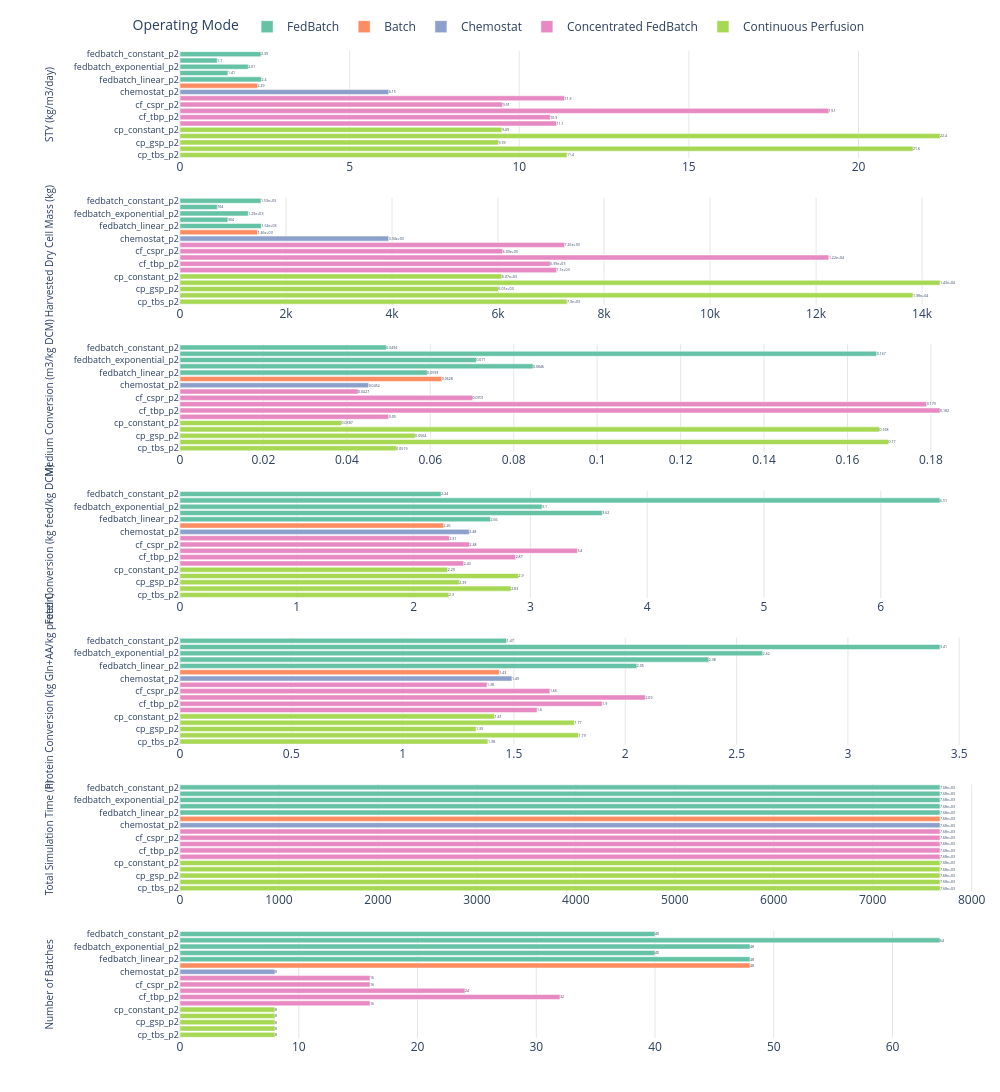

Write notebook code for a chart like this one.
### Markdown cell above
### 4.2 Horizontal KPI bar charts

### Code cell
# Alternative horizontal orientation for better label readability (if labels are long)
import plotly.graph_objects as go
from plotly.subplots import make_subplots

if "plot_cols" not in globals() or not plot_cols:
    raise ValueError("No KPI columns available to plot.")

n_plots = len(plot_cols)
fig = make_subplots(
    rows=n_plots,
    cols=1,
    shared_xaxes=False,
    shared_yaxes=False,
    vertical_spacing=0.04,
)

for row, col in enumerate(plot_cols, start=1):
    for mode in mode_order:
        sub = plot_data_ordered.loc[plot_data_ordered["mode"] == mode, ["short_label", col]].copy()
        sub[col] = sub[col].astype(float)

        fig.add_trace(
            go.Bar(
                x=sub[col],
                y=sub["short_label"],
                orientation="h",
                name=mode,
                marker_color=mode_colors[mode],
                text=[f"{v:.3g}" for v in sub[col]],
                textposition="outside",
                cliponaxis=False,
                showlegend=(row == 1),
                hovertemplate=(
                    "<b>%{y}</b><br>"
                    + f"{KPI_LABELS_MAIN[col]}: "
                    + "%{x:.4g}<br>"
                    + f"Mode: {mode}<extra></extra>"
                ),
            ),
            row=row,
            col=1,
        )

    fig.update_xaxes(
        title_text="",
        row=row,
        col=1,
        showgrid=True,
        gridcolor="rgba(0,0,0,0.10)",
    )
    fig.update_yaxes(
        title_text=KPI_LABELS_MAIN[col],
        title_standoff=18,
        row=row,
        col=1,
        categoryorder="array",
        categoryarray=category_order_horizontal,
        automargin=True,
        tickfont=dict(size=9),
        title_font=dict(size=10),
    )

fig.update_layout(
    height=max(480, 200 * n_plots + 20 * len(plot_data_ordered)),
    width=1000,
    bargap=0.2,
    legend_title_text="Operating Mode",
    legend=dict(
        orientation="h",
        yanchor="bottom",
        y=1.01,
        xanchor="center",
        x=0.4,
    ),
    margin=dict(l=180, r=20, t=20, b=20),
    template="plotly_white",
)

fig.show()

### Figure 1 — Plotly figure (JSON) as saved in the notebook; plotly's stock layout.template omitted (floating-point values rounded to 4 significant figures)
{"data": [{"cliponaxis": false, "hovertemplate": "<b>%{y}</b><br>STY (kg/m3/day): %{x:.4g}<br>Mode: FedBatch<extra></extra>", "marker": {"color": "rgb(102,194,165)"}, "name": "FedBatch", "orientation": "h", "showlegend": true, "text": ["2.39", "1.1", "2.01", "1.41", "2.4"], "textposition": "outside", "type": "bar", "x": [2.387, 1.099, 2.013, 1.412, 2.4], "xaxis": "x", "y": ["fedbatch_constant_p2", "fedbatch_csfr_p2", "fedbatch_exponential_p2", "fedbatch_gsp_p2", "fedbatch_linear_p2"], "yaxis": "y"}, {"cliponaxis": false, "hovertemplate": "<b>%{y}</b><br>STY (kg/m3/day): %{x:.4g}<br>Mode: Batch<extra></extra>", "marker": {"color": "rgb(252,141,98)"}, "name": "Batch", "orientation": "h", "showlegend": true, "text": ["2.29"], "textposition": "outside", "type": "bar", "x": [2.285], "xaxis": "x", "y": ["batch_p2"], "yaxis": "y"}, {"cliponaxis": false, "hovertemplate": "<b>%{y}</b><br>STY (kg/m3/day): %{x:.4g}<br>Mode: Chemostat<extra></extra>", "marker": {"color": "rgb(141,160,203)"}, "name": "Chemostat", "orientation": "h", "showlegend": true, "text": ["6.15"], "textposition": "outside", "type": "bar", "x": [6.151], "xaxis": "x", "y": ["chemostat_p2"], "yaxis": "y"}, {"cliponaxis": false, "hovertemplate": "<b>%{y}</b><br>STY (kg/m3/day): %{x:.4g}<br>Mode: Concentrated FedBatch<extra></extra>", "marker": {"color": "rgb(231,138,195)"}, "name": "Concentrated FedBatch", "orientation": "h", "showlegend": true, "text": ["11.3", "9.51", "19.1", "10.9", "11.1"], "textposition": "outside", "type": "bar", "x": [11.34, 9.512, 19.13, 10.91, 11.1], "xaxis": "x", "y": ["cf_constant_p2", "cf_cspr_p2", "cf_gsp_p2", "cf_tbp_p2", "cf_tbs_p2"], "yaxis": "y"}, {"cliponaxis": false, "hovertemplate": "<b>%{y}</b><br>STY (kg/m3/day): %{x:.4g}<br>Mode: Continuous Perfusion<extra></extra>", "marker": {"color": "rgb(166,216,84)"}, "name": "Continuous Perfusion", "orientation": "h", "showlegend": true, "text": ["9.49", "22.4", "9.39", "21.6", "11.4"], "textposition": "outside", "type": "bar", "x": [9.488, 22.4, 9.39, 21.61, 11.41], "xaxis": "x", "y": ["cp_constant_p2", "cp_cspr_p2", "cp_gsp_p2", "cp_tbp_p2", "cp_tbs_p2"], "yaxis": "y"}, {"cliponaxis": false, "hovertemplate": "<b>%{y}</b><br>Harvested Dry Cell Mass (kg): %{x:.4g}<br>Mode: FedBatch<extra></extra>", "marker": {"color": "rgb(102,194,165)"}, "name": "FedBatch", "orientation": "h", "showlegend": false, "text": ["1.53e+03", "704", "1.29e+03", "904", "1.54e+03"], "textposition": "outside", "type": "bar", "x": [1528.0, 703.7, 1289.0, 903.7, 1536.0], "xaxis": "x2", "y": ["fedbatch_constant_p2", "fedbatch_csfr_p2", "fedbatch_exponential_p2", "fedbatch_gsp_p2", "fedbatch_linear_p2"], "yaxis": "y2"}, {"cliponaxis": false, "hovertemplate": "<b>%{y}</b><br>Harvested Dry Cell Mass (kg): %{x:.4g}<br>Mode: Batch<extra></extra>", "marker": {"color": "rgb(252,141,98)"}, "name": "Batch", "orientation": "h", "showlegend": false, "text": ["1.46e+03"], "textposition": "outside", "type": "bar", "x": [1463.0], "xaxis": "x2", "y": ["batch_p2"], "yaxis": "y2"}, {"cliponaxis": false, "hovertemplate": "<b>%{y}</b><br>Harvested Dry Cell Mass (kg): %{x:.4g}<br>Mode: Chemostat<extra></extra>", "marker": {"color": "rgb(141,160,203)"}, "name": "Chemostat", "orientation": "h", "showlegend": false, "text": ["3.94e+03"], "textposition": "outside", "type": "bar", "x": [3937.0], "xaxis": "x2", "y": ["chemostat_p2"], "yaxis": "y2"}, {"cliponaxis": false, "hovertemplate": "<b>%{y}</b><br>Harvested Dry Cell Mass (kg): %{x:.4g}<br>Mode: Concentrated FedBatch<extra></extra>", "marker": {"color": "rgb(231,138,195)"}, "name": "Concentrated FedBatch", "orientation": "h", "showlegend": false, "text": ["7.26e+03", "6.09e+03", "1.22e+04", "6.99e+03", "7.1e+03"], "textposition": "outside", "type": "bar", "x": [7255.0, 6088.0, 12240.0, 6986.0, 7104.0], "xaxis": "x2", "y": ["cf_constant_p2", "cf_cspr_p2", "cf_gsp_p2", "cf_tbp_p2", "cf_tbs_p2"], "yaxis": "y2"}, {"cliponaxis": false, "hovertemplate": "<b>%{y}</b><br>Harvested Dry Cell Mass (kg): %{x:.4g}<br>Mode: Continuous Perfusion<extra></extra>", "marker": {"color": "rgb(166,216,84)"}, "name": "Continuous Perfusion", "orientation": "h", "showlegend": false, "text": ["6.07e+03", "1.43e+04", "6.01e+03", "1.38e+04", "7.3e+03"], "textposition": "outside", "type": "bar", "x": [6072.0, 14340.0, 6010.0, 13830.0, 7302.0], "xaxis": "x2", "y": ["cp_constant_p2", "cp_cspr_p2", "cp_gsp_p2", "cp_tbp_p2", "cp_tbs_p2"], "yaxis": "y2"}, {"cliponaxis": false, "hovertemplate": "<b>%{y}</b><br>Medium Conversion (m3/kg DCM): %{x:.4g}<br>Mode: FedBatch<extra></extra>", "marker": {"color": "rgb(102,194,165)"}, "name": "FedBatch", "orientation": "h", "showlegend": false, "text": ["0.0494", "0.167", "0.071", "0.0846", "0.0593"], "textposition": "outside", "type": "bar", "x": [0.04944, 0.167, 0.07105, 0.08463, 0.05928], "xaxis": "x3", "y": ["fedbatch_constant_p2", "fedbatch_csfr_p2", "fedbatch_exponential_p2", "fedbatch_gsp_p2", "fedbatch_linear_p2"], "yaxis": "y3"}, {"cliponaxis": false, "hovertemplate": "<b>%{y}</b><br>Medium Conversion (m3/kg DCM): %{x:.4g}<br>Mode: Batch<extra></extra>", "marker": {"color": "rgb(252,141,98)"}, "name": "Batch", "orientation": "h", "showlegend": false, "text": ["0.0628"], "textposition": "outside", "type": "bar", "x": [0.06276], "xaxis": "x3", "y": ["batch_p2"], "yaxis": "y3"}, {"cliponaxis": false, "hovertemplate": "<b>%{y}</b><br>Medium Conversion (m3/kg DCM): %{x:.4g}<br>Mode: Chemostat<extra></extra>", "marker": {"color": "rgb(141,160,203)"}, "name": "Chemostat", "orientation": "h", "showlegend": false, "text": ["0.0452"], "textposition": "outside", "type": "bar", "x": [0.04522], "xaxis": "x3", "y": ["chemostat_p2"], "yaxis": "y3"}, {"cliponaxis": false, "hovertemplate": "<b>%{y}</b><br>Medium Conversion (m3/kg DCM): %{x:.4g}<br>Mode: Concentrated FedBatch<extra></extra>", "marker": {"color": "rgb(231,138,195)"}, "name": "Concentrated FedBatch", "orientation": "h", "showlegend": false, "text": ["0.0427", "0.0701", "0.179", "0.182", "0.05"], "textposition": "outside", "type": "bar", "x": [0.04269, 0.07013, 0.179, 0.1822, 0.05002], "xaxis": "x3", "y": ["cf_constant_p2", "cf_cspr_p2", "cf_gsp_p2", "cf_tbp_p2", "cf_tbs_p2"], "yaxis": "y3"}, {"cliponaxis": false, "hovertemplate": "<b>%{y}</b><br>Medium Conversion (m3/kg DCM): %{x:.4g}<br>Mode: Continuous Perfusion<extra></extra>", "marker": {"color": "rgb(166,216,84)"}, "name": "Continuous Perfusion", "orientation": "h", "showlegend": false, "text": ["0.0387", "0.168", "0.0564", "0.17", "0.0519"], "textposition": "outside", "type": "bar", "x": [0.03874, 0.1677, 0.05639, 0.1699, 0.05186], "xaxis": "x3", "y": ["cp_constant_p2", "cp_cspr_p2", "cp_gsp_p2", "cp_tbp_p2", "cp_tbs_p2"], "yaxis": "y3"}, {"cliponaxis": false, "hovertemplate": "<b>%{y}</b><br>Feed Conversion (kg feed/kg DCM): %{x:.4g}<br>Mode: FedBatch<extra></extra>", "marker": {"color": "rgb(102,194,165)"}, "name": "FedBatch", "orientation": "h", "showlegend": false, "text": ["2.24", "6.51", "3.1", "3.62", "2.66"], "textposition": "outside", "type": "bar", "x": [2.236, 6.507, 3.1, 3.615, 2.658], "xaxis": "x4", "y": ["fedbatch_constant_p2", "fedbatch_csfr_p2", "fedbatch_exponential_p2", "fedbatch_gsp_p2", "fedbatch_linear_p2"], "yaxis": "y4"}, {"cliponaxis": false, "hovertemplate": "<b>%{y}</b><br>Feed Conversion (kg feed/kg DCM): %{x:.4g}<br>Mode: Batch<extra></extra>", "marker": {"color": "rgb(252,141,98)"}, "name": "Batch", "orientation": "h", "showlegend": false, "text": ["2.26"], "textposition": "outside", "type": "bar", "x": [2.257], "xaxis": "x4", "y": ["batch_p2"], "yaxis": "y4"}, {"cliponaxis": false, "hovertemplate": "<b>%{y}</b><br>Feed Conversion (kg feed/kg DCM): %{x:.4g}<br>Mode: Chemostat<extra></extra>", "marker": {"color": "rgb(141,160,203)"}, "name": "Chemostat", "orientation": "h", "showlegend": false, "text": ["2.48"], "textposition": "outside", "type": "bar", "x": [2.477], "xaxis": "x4", "y": ["chemostat_p2"], "yaxis": "y4"}, {"cliponaxis": false, "hovertemplate": "<b>%{y}</b><br>Feed Conversion (kg feed/kg DCM): %{x:.4g}<br>Mode: Concentrated FedBatch<extra></extra>", "marker": {"color": "rgb(231,138,195)"}, "name": "Concentrated FedBatch", "orientation": "h", "showlegend": false, "text": ["2.31", "2.48", "3.4", "2.87", "2.43"], "textposition": "outside", "type": "bar", "x": [2.306, 2.479, 3.402, 2.874, 2.429], "xaxis": "x4", "y": ["cf_constant_p2", "cf_cspr_p2", "cf_gsp_p2", "cf_tbp_p2", "cf_tbs_p2"], "yaxis": "y4"}, {"cliponaxis": false, "hovertemplate": "<b>%{y}</b><br>Feed Conversion (kg feed/kg DCM): %{x:.4g}<br>Mode: Continuous Perfusion<extra></extra>", "marker": {"color": "rgb(166,216,84)"}, "name": "Continuous Perfusion", "orientation": "h", "showlegend": false, "text": ["2.29", "2.9", "2.39", "2.83", "2.3"], "textposition": "outside", "type": "bar", "x": [2.292, 2.899, 2.392, 2.835, 2.303], "xaxis": "x4", "y": ["cp_constant_p2", "cp_cspr_p2", "cp_gsp_p2", "cp_tbp_p2", "cp_tbs_p2"], "yaxis": "y4"}, {"cliponaxis": false, "hovertemplate": "<b>%{y}</b><br>Protein Conversion (kg Gln+AA/kg protein): %{x:.4g}<br>Mode: FedBatch<extra></extra>", "marker": {"color": "rgb(102,194,165)"}, "name": "FedBatch", "orientation": "h", "showlegend": false, "text": ["1.47", "3.41", "2.62", "2.38", "2.05"], "textposition": "outside", "type": "bar", "x": [1.467, 3.414, 2.617, 2.375, 2.052], "xaxis": "x5", "y": ["fedbatch_constant_p2", "fedbatch_csfr_p2", "fedbatch_exponential_p2", "fedbatch_gsp_p2", "fedbatch_linear_p2"], "yaxis": "y5"}, {"cliponaxis": false, "hovertemplate": "<b>%{y}</b><br>Protein Conversion (kg Gln+AA/kg protein): %{x:.4g}<br>Mode: Batch<extra></extra>", "marker": {"color": "rgb(252,141,98)"}, "name": "Batch", "orientation": "h", "showlegend": false, "text": ["1.43"], "textposition": "outside", "type": "bar", "x": [1.434], "xaxis": "x5", "y": ["batch_p2"], "yaxis": "y5"}, {"cliponaxis": false, "hovertemplate": "<b>%{y}</b><br>Protein Conversion (kg Gln+AA/kg protein): %{x:.4g}<br>Mode: Chemostat<extra></extra>", "marker": {"color": "rgb(141,160,203)"}, "name": "Chemostat", "orientation": "h", "showlegend": false, "text": ["1.49"], "textposition": "outside", "type": "bar", "x": [1.491], "xaxis": "x5", "y": ["chemostat_p2"], "yaxis": "y5"}, {"cliponaxis": false, "hovertemplate": "<b>%{y}</b><br>Protein Conversion (kg Gln+AA/kg protein): %{x:.4g}<br>Mode: Concentrated FedBatch<extra></extra>", "marker": {"color": "rgb(231,138,195)"}, "name": "Concentrated FedBatch", "orientation": "h", "showlegend": false, "text": ["1.38", "1.66", "2.09", "1.9", "1.6"], "textposition": "outside", "type": "bar", "x": [1.379, 1.661, 2.09, 1.896, 1.604], "xaxis": "x5", "y": ["cf_constant_p2", "cf_cspr_p2", "cf_gsp_p2", "cf_tbp_p2", "cf_tbs_p2"], "yaxis": "y5"}, {"cliponaxis": false, "hovertemplate": "<b>%{y}</b><br>Protein Conversion (kg Gln+AA/kg protein): %{x:.4g}<br>Mode: Continuous Perfusion<extra></extra>", "marker": {"color": "rgb(166,216,84)"}, "name": "Continuous Perfusion", "orientation": "h", "showlegend": false, "text": ["1.41", "1.77", "1.33", "1.79", "1.38"], "textposition": "outside", "type": "bar", "x": [1.413, 1.772, 1.33, 1.79, 1.383], "xaxis": "x5", "y": ["cp_constant_p2", "cp_cspr_p2", "cp_gsp_p2", "cp_tbp_p2", "cp_tbs_p2"], "yaxis": "y5"}, {"cliponaxis": false, "hovertemplate": "<b>%{y}</b><br>Total Simulation Time (h): %{x:.4g}<br>Mode: FedBatch<extra></extra>", "marker": {"color": "rgb(102,194,165)"}, "name": "FedBatch", "orientation": "h", "showlegend": false, "text": ["7.68e+03", "7.68e+03", "7.68e+03", "7.68e+03", "7.68e+03"], "textposition": "outside", "type": "bar", "x": [7680.0, 7680.0, 7680.0, 7680.0, 7680.0], "xaxis": "x6", "y": ["fedbatch_constant_p2", "fedbatch_csfr_p2", "fedbatch_exponential_p2", "fedbatch_gsp_p2", "fedbatch_linear_p2"], "yaxis": "y6"}, {"cliponaxis": false, "hovertemplate": "<b>%{y}</b><br>Total Simulation Time (h): %{x:.4g}<br>Mode: Batch<extra></extra>", "marker": {"color": "rgb(252,141,98)"}, "name": "Batch", "orientation": "h", "showlegend": false, "text": ["7.68e+03"], "textposition": "outside", "type": "bar", "x": [7680.0], "xaxis": "x6", "y": ["batch_p2"], "yaxis": "y6"}, {"cliponaxis": false, "hovertemplate": "<b>%{y}</b><br>Total Simulation Time (h): %{x:.4g}<br>Mode: Chemostat<extra></extra>", "marker": {"color": "rgb(141,160,203)"}, "name": "Chemostat", "orientation": "h", "showlegend": false, "text": ["7.68e+03"], "textposition": "outside", "type": "bar", "x": [7680.0], "xaxis": "x6", "y": ["chemostat_p2"], "yaxis": "y6"}, {"cliponaxis": false, "hovertemplate": "<b>%{y}</b><br>Total Simulation Time (h): %{x:.4g}<br>Mode: Concentrated FedBatch<extra></extra>", "marker": {"color": "rgb(231,138,195)"}, "name": "Concentrated FedBatch", "orientation": "h", "showlegend": false, "text": ["7.68e+03", "7.68e+03", "7.68e+03", "7.68e+03", "7.68e+03"], "textposition": "outside", "type": "bar", "x": [7680.0, 7680.0, 7680.0, 7680.0, 7680.0], "xaxis": "x6", "y": ["cf_constant_p2", "cf_cspr_p2", "cf_gsp_p2", "cf_tbp_p2", "cf_tbs_p2"], "yaxis": "y6"}, {"cliponaxis": false, "hovertemplate": "<b>%{y}</b><br>Total Simulation Time (h): %{x:.4g}<br>Mode: Continuous Perfusion<extra></extra>", "marker": {"color": "rgb(166,216,84)"}, "name": "Continuous Perfusion", "orientation": "h", "showlegend": false, "text": ["7.68e+03", "7.68e+03", "7.68e+03", "7.68e+03", "7.68e+03"], "textposition": "outside", "type": "bar", "x": [7680.0, 7680.0, 7680.0, 7680.0, 7680.0], "xaxis": "x6", "y": ["cp_constant_p2", "cp_cspr_p2", "cp_gsp_p2", "cp_tbp_p2", "cp_tbs_p2"], "yaxis": "y6"}, {"cliponaxis": false, "hovertemplate": "<b>%{y}</b><br>Number of Batches: %{x:.4g}<br>Mode: FedBatch<extra></extra>", "marker": {"color": "rgb(102,194,165)"}, "name": "FedBatch", "orientation": "h", "showlegend": false, "text": ["40", "64", "48", "40", "48"], "textposition": "outside", "type": "bar", "x": [40.0, 64.0, 48.0, 40.0, 48.0], "xaxis": "x7", "y": ["fedbatch_constant_p2", "fedbatch_csfr_p2", "fedbatch_exponential_p2", "fedbatch_gsp_p2", "fedbatch_linear_p2"], "yaxis": "y7"}, {"cliponaxis": false, "hovertemplate": "<b>%{y}</b><br>Number of Batches: %{x:.4g}<br>Mode: Batch<extra></extra>", "marker": {"color": "rgb(252,141,98)"}, "name": "Batch", "orientation": "h", "showlegend": false, "text": ["48"], "textposition": "outside", "type": "bar", "x": [48.0], "xaxis": "x7", "y": ["batch_p2"], "yaxis": "y7"}, {"cliponaxis": false, "hovertemplate": "<b>%{y}</b><br>Number of Batches: %{x:.4g}<br>Mode: Chemostat<extra></extra>", "marker": {"color": "rgb(141,160,203)"}, "name": "Chemostat", "orientation": "h", "showlegend": false, "text": ["8"], "textposition": "outside", "type": "bar", "x": [8.0], "xaxis": "x7", "y": ["chemostat_p2"], "yaxis": "y7"}, {"cliponaxis": false, "hovertemplate": "<b>%{y}</b><br>Number of Batches: %{x:.4g}<br>Mode: Concentrated FedBatch<extra></extra>", "marker": {"color": "rgb(231,138,195)"}, "name": "Concentrated FedBatch", "orientation": "h", "showlegend": false, "text": ["16", "16", "24", "32", "16"], "textposition": "outside", "type": "bar", "x": [16.0, 16.0, 24.0, 32.0, 16.0], "xaxis": "x7", "y": ["cf_constant_p2", "cf_cspr_p2", "cf_gsp_p2", "cf_tbp_p2", "cf_tbs_p2"], "yaxis": "y7"}, {"cliponaxis": false, "hovertemplate": "<b>%{y}</b><br>Number of Batches: %{x:.4g}<br>Mode: Continuous Perfusion<extra></extra>", "marker": {"color": "rgb(166,216,84)"}, "name": "Continuous Perfusion", "orientation": "h", "showlegend": false, "text": ["8", "8", "8", "8", "8"], "textposition": "outside", "type": "bar", "x": [8.0, 8.0, 8.0, 8.0, 8.0], "xaxis": "x7", "y": ["cp_constant_p2", "cp_cspr_p2", "cp_gsp_p2", "cp_tbp_p2", "cp_tbs_p2"], "yaxis": "y7"}], "layout": {"bargap": 0.2, "height": 1740, "legend": {"orientation": "h", "title": {"text": "Operating Mode"}, "x": 0.4, "xanchor": "center", "y": 1.01, "yanchor": "bottom"}, "margin": {"b": 20, "l": 180, "r": 20, "t": 20}, "width": 1000, "xaxis": {"anchor": "y", "domain": [0, 1], "gridcolor": "rgba(0,0,0,0.10)", "showgrid": true, "title": {"text": ""}}, "xaxis2": {"anchor": "y2", "domain": [0, 1], "gridcolor": "rgba(0,0,0,0.10)", "showgrid": true, "title": {"text": ""}}, "xaxis3": {"anchor": "y3", "domain": [0, 1], "gridcolor": "rgba(0,0,0,0.10)", "showgrid": true, "title": {"text": ""}}, "xaxis4": {"anchor": "y4", "domain": [0, 1], "gridcolor": "rgba(0,0,0,0.10)", "showgrid": true, "title": {"text": ""}}, "xaxis5": {"anchor": "y5", "domain": [0, 1], "gridcolor": "rgba(0,0,0,0.10)", "showgrid": true, "title": {"text": ""}}, "xaxis6": {"anchor": "y6", "domain": [0, 1], "gridcolor": "rgba(0,0,0,0.10)", "showgrid": true, "title": {"text": ""}}, "xaxis7": {"anchor": "y7", "domain": [0, 1], "gridcolor": "rgba(0,0,0,0.10)", "showgrid": true, "title": {"text": ""}}, "yaxis": {"anchor": "x", "automargin": true, "categoryarray": ["cp_tbs_p2", "cp_tbp_p2", "cp_gsp_p2", "cp_cspr_p2", "cp_constant_p2", "cf_tbs_p2", "cf_tbp_p2", "cf_gsp_p2", "cf_cspr_p2", "cf_constant_p2", "chemostat_p2", "batch_p2", "fedbatch_linear_p2", "fedbatch_gsp_p2", "fedbatch_exponential_p2", "fedbatch_csfr_p2", "fedbatch_constant_p2"], "categoryorder": "array", "domain": [0.8914, 1], "tickfont": {"size": 9}, "title": {"font": {"size": 10}, "standoff": 18, "text": "STY (kg/m3/day)"}}, "yaxis2": {"anchor": "x2", "automargin": true, "categoryarray": ["cp_tbs_p2", "cp_tbp_p2", "cp_gsp_p2", "cp_cspr_p2", "cp_constant_p2", "cf_tbs_p2", "cf_tbp_p2", "cf_gsp_p2", "cf_cspr_p2", "cf_constant_p2", "chemostat_p2", "batch_p2", "fedbatch_linear_p2", "fedbatch_gsp_p2", "fedbatch_exponential_p2", "fedbatch_csfr_p2", "fedbatch_constant_p2"], "categoryorder": "array", "domain": [0.7429, 0.8514], "tickfont": {"size": 9}, "title": {"font": {"size": 10}, "standoff": 18, "text": "Harvested Dry Cell Mass (kg)"}}, "yaxis3": {"anchor": "x3", "automargin": true, "categoryarray": ["cp_tbs_p2", "cp_tbp_p2", "cp_gsp_p2", "cp_cspr_p2", "cp_constant_p2", "cf_tbs_p2", "cf_tbp_p2", "cf_gsp_p2", "cf_cspr_p2", "cf_constant_p2", "chemostat_p2", "batch_p2", "fedbatch_linear_p2", "fedbatch_gsp_p2", "fedbatch_exponential_p2", "fedbatch_csfr_p2", "fedbatch_constant_p2"], "categoryorder": "array", "domain": [0.5943, 0.7029], "tickfont": {"size": 9}, "title": {"font": {"size": 10}, "standoff": 18, "text": "Medium Conversion (m3/kg DCM)"}}, "yaxis4": {"anchor": "x4", "automargin": true, "categoryarray": ["cp_tbs_p2", "cp_tbp_p2", "cp_gsp_p2", "cp_cspr_p2", "cp_constant_p2", "cf_tbs_p2", "cf_tbp_p2", "cf_gsp_p2", "cf_cspr_p2", "cf_constant_p2", "chemostat_p2", "batch_p2", "fedbatch_linear_p2", "fedbatch_gsp_p2", "fedbatch_exponential_p2", "fedbatch_csfr_p2", "fedbatch_constant_p2"], "categoryorder": "array", "domain": [0.4457, 0.5543], "tickfont": {"size": 9}, "title": {"font": {"size": 10}, "standoff": 18, "text": "Feed Conversion (kg feed/kg DCM)"}}, "yaxis5": {"anchor": "x5", "automargin": true, "categoryarray": ["cp_tbs_p2", "cp_tbp_p2", "cp_gsp_p2", "cp_cspr_p2", "cp_constant_p2", "cf_tbs_p2", "cf_tbp_p2", "cf_gsp_p2", "cf_cspr_p2", "cf_constant_p2", "chemostat_p2", "batch_p2", "fedbatch_linear_p2", "fedbatch_gsp_p2", "fedbatch_exponential_p2", "fedbatch_csfr_p2", "fedbatch_constant_p2"], "categoryorder": "array", "domain": [0.2971, 0.4057], "tickfont": {"size": 9}, "title": {"font": {"size": 10}, "standoff": 18, "text": "Protein Conversion (kg Gln+AA/kg protein)"}}, "yaxis6": {"anchor": "x6", "automargin": true, "categoryarray": ["cp_tbs_p2", "cp_tbp_p2", "cp_gsp_p2", "cp_cspr_p2", "cp_constant_p2", "cf_tbs_p2", "cf_tbp_p2", "cf_gsp_p2", "cf_cspr_p2", "cf_constant_p2", "chemostat_p2", "batch_p2", "fedbatch_linear_p2", "fedbatch_gsp_p2", "fedbatch_exponential_p2", "fedbatch_csfr_p2", "fedbatch_constant_p2"], "categoryorder": "array", "domain": [0.1486, 0.2571], "tickfont": {"size": 9}, "title": {"font": {"size": 10}, "standoff": 18, "text": "Total Simulation Time (h)"}}, "yaxis7": {"anchor": "x7", "automargin": true, "categoryarray": ["cp_tbs_p2", "cp_tbp_p2", "cp_gsp_p2", "cp_cspr_p2", "cp_constant_p2", "cf_tbs_p2", "cf_tbp_p2", "cf_gsp_p2", "cf_cspr_p2", "cf_constant_p2", "chemostat_p2", "batch_p2", "fedbatch_linear_p2", "fedbatch_gsp_p2", "fedbatch_exponential_p2", "fedbatch_csfr_p2", "fedbatch_constant_p2"], "categoryorder": "array", "domain": [0, 0.1086], "tickfont": {"size": 9}, "title": {"font": {"size": 10}, "standoff": 18, "text": "Number of Batches"}}}}
